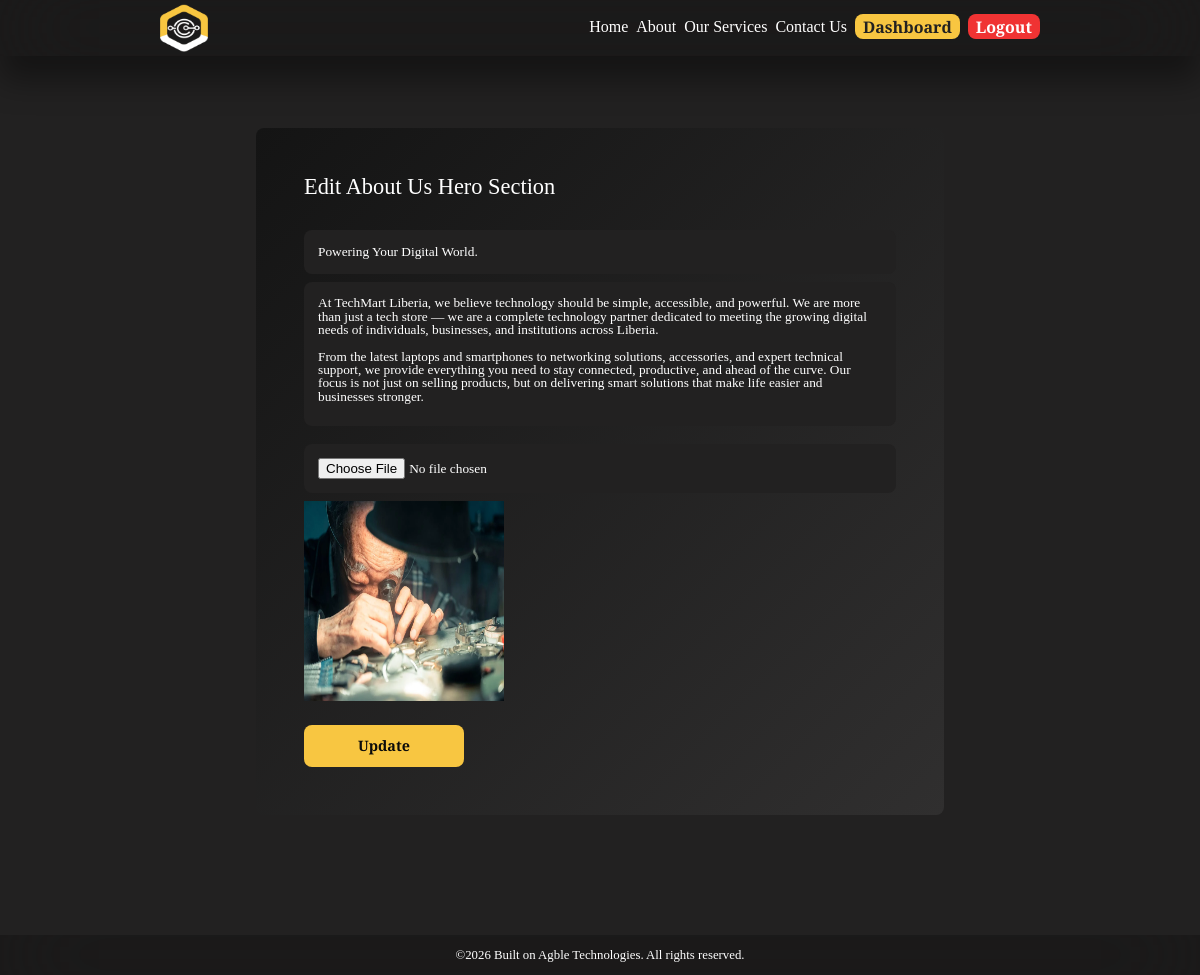
/edit_about_us_hero/1/ (signed in), run on the app's committed database.
### main/models.py (models this page shows, shortened)
class About_Us_Hero(models.Model):
    about_hero_text_title = models.CharField(max_length=110)
    about_hero_text_body = models.TextField(max_length=650)
    about_hero_image = models.ImageField(upload_to=image_upload_path)
    mandatory_field = models.CharField(max_length=20, blank=True)

### main/views.py (the view, shortened to what this page needs)
# urls.py: path('edit_about_us_hero/<int:about_hero_id>/', views.edit_about_us_hero, name='edit_about_us_hero'),
@login_required
def edit_about_us_hero(request, about_hero_id):
    about_hero = About_Us_Hero.objects.get(pk=about_hero_id)
    return render(request, 'main/edit_about_us_hero.html', {'about_hero': about_hero})

### main/templates/main/edit_about_us_hero.html (shortened to what this page needs)
{% extends 'main/layout.html' %}
{% load static %}
{% block content %}
<div class="form_field">
    <h2>Edit About Us Hero Section</h2>
    <form method="post" enctype="multipart/form-data">
        <input type="text" name="about_hero_text_title" id="about_hero_text_title"
            value="{{ about_hero.about_hero_text_title }}" placeholder="Enter About Us Hero Title" maxlength="110"
            required>
        <textarea name="about_hero_text_body" id="about_hero_text_body" placeholder="Enter About Us Hero Text"
            maxlength="650">{{ about_hero.about_hero_text_body }}</textarea>
        <input type="file" name="about_hero_image" id="about_hero_image">
        {% if about_hero.about_hero_image %}
        <img src="{{ about_hero.about_hero_image.url }}" alt="{{ about_hero.about_hero_text_title }}" width=200
            height=200 />
        {% endif %}
        <input type="submit" class="submit" value="Update">
</div>
{% endblock %}

### main/static/main/css/styles.css (style rules this page uses)
:root { --default_bg: #222121; --deep_bg: #0b0b0b; --color_gold: #f8c641; --text_color: #ffffff; --text_color_variant: rgb(71, 71, 71); --color_danger: #f03333; --nav_bg: rgba(0, 0, 0, 0.2); --transition: all 300ms ease; --box_shadow: 0 1.5rem 2rem rgba(0, 0, 0, 0.4); --border_radius: 0.5rem; }
h2 { font-size: 1.4rem; }
body { background-color: var(--default_bg); }
.contact-form form input, form textarea { width: 100%; padding: 14px; background: var(--default_bg); color: var(--text_color); border: none; outline: none; border-radius: var(--border_radius); margin-bottom: 0.6rem; transition: var(--transition); resize: none; }
.form_field { margin: 5rem 6rem; background: linear-gradient(135deg, #141414, #302f2f, #1e1c1c); background-size: 200% 200%; animation: smoothShift 20s ease-in-out infinite; padding: 3rem; border-radius: var(--border_radius); display: grid; gap: 2rem; }
.form_field form { display: grid; gap: 0.5rem; width: 100%; }
.form_field form input { width: 100%; padding: 14px; background: var(--default_bg); color: var(--text_color); border: none; outline: none; border-radius: var(--border_radius); transition: var(--transition); }
.form_field form .submit { display: inline-block; font-size: 0.9rem; font-weight: 900; background: var(--color_gold); color: var(--deep_bg); width: 10rem; transition: var(--transition); margin-top: 1rem; }
#hero_text_body, #service_description, #about_hero_text_body, #why_us_desc { width: 100%; height: 9rem; }

### data on the page
About_Us_Hero: about_hero_text_title "Powering Your Digital World.", about_hero_text_body "At TechMart Liberia, we believe technology should be simple, accessible, and powerful. We are more than just a tech store — we are a complete technology partner dedicated to meeting the growing digital needs of individuals, businesses, and institutions across Liberia. From the latest laptops and smartphones to networking solutions, accessories, and expert technical support, we provide everything you need to stay connected, productive, and ahead of the curve. Our focus is not just on selling products, but on delivering smart solutions that make life easier and businesses stronger.", about_hero_image (picture)
